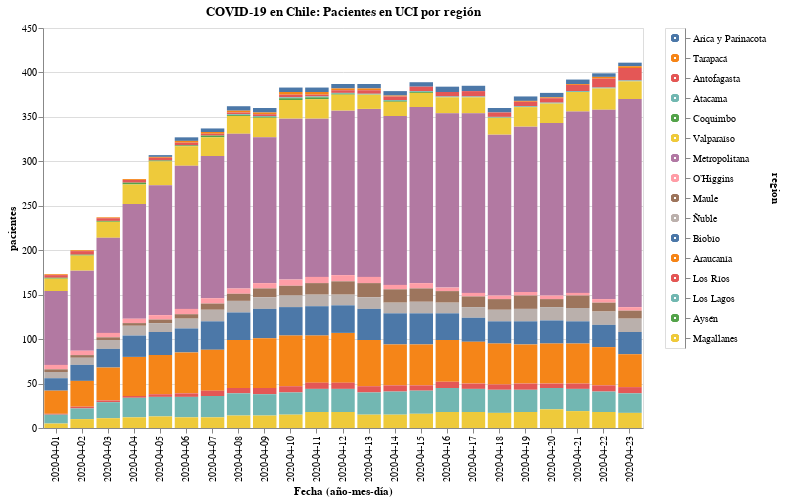

Notebook source saved alongside this figure:
### Code cell
#hide_input
selection = alt.selection_multi(fields=['region'], on='mouseover')

color = alt.condition(selection,
                      alt.Color('region:N', sort=regiones, legend=None),
                      alt.value('lightgray'))

bars = alt.Chart(data).mark_bar().encode(
    x=alt.X('date:O', axis=alt.Axis(title='Fecha (año-mes-día)')),
    y=alt.Y('pacientes'),
    color=color,
    tooltip='pacientes',
    order=alt.Order(
    # Sort the segments of the bars by this field
    'codigo region',
    sort='descending'
    )
    ).properties(
    title='COVID-19 en Chile: Pacientes en UCI por región'
).add_selection(selection)

legend = alt.Chart(new_data).mark_point().encode(
    y=alt.Y('region:N', axis=alt.Axis(orient='right'), sort=regiones),
    color=color
).add_selection(
    selection
)

bars.properties(width=600, height=400) | legend

### Figure 1 — Vega-Lite specification as saved in the notebook (floating-point values rounded to 4 significant figures; data arrays with more than 128 entries replaced by an {"elided": "..."} marker saying what was removed)
{"config": {"view": {"continuousWidth": 400, "continuousHeight": 300}}, "hconcat": [{"data": {"name": "data-0c9a4b6bef6eed2d3cefe4051341d15e"}, "mark": "bar", "encoding": {"color": {"condition": {"type": "nominal", "field": "region", "legend": null, "sort": ["Arica y Parinacota", "Tarapacá", "Antofagasta", "Atacama", "Coquimbo", "Valparaíso", "Metropolitana", "O’Higgins", "Maule", "Ñuble", "Biobío", "Araucanía", "Los Ríos", "Los Lagos", "Aysén", "Magallanes"], "selection": "selector004"}, "value": "lightgray"}, "order": {"type": "quantitative", "field": "codigo region", "sort": "descending"}, "tooltip": {"type": "quantitative", "field": "pacientes"}, "x": {"type": "ordinal", "axis": {"title": "Fecha (año-mes-día)"}, "field": "date"}, "y": {"type": "quantitative", "field": "pacientes"}}, "height": 400, "selection": {"selector004": {"type": "multi", "fields": ["region"], "on": "mouseover"}}, "title": "COVID-19 en Chile: Pacientes en UCI por región", "width": 600}, {"data": {"name": "data-8dabc2e2db696afabf5c2a639a211538"}, "mark": "point", "encoding": {"color": {"condition": {"type": "nominal", "field": "region", "legend": null, "sort": ["Arica y Parinacota", "Tarapacá", "Antofagasta", "Atacama", "Coquimbo", "Valparaíso", "Metropolitana", "O’Higgins", "Maule", "Ñuble", "Biobío", "Araucanía", "Los Ríos", "Los Lagos", "Aysén", "Magallanes"], "selection": "selector004"}, "value": "lightgray"}, "y": {"type": "nominal", "axis": {"orient": "right"}, "field": "region", "sort": ["Arica y Parinacota", "Tarapacá", "Antofagasta", "Atacama", "Coquimbo", "Valparaíso", "Metropolitana", "O’Higgins", "Maule", "Ñuble", "Biobío", "Araucanía", "Los Ríos", "Los Lagos", "Aysén", "Magallanes"]}}, "selection": {"selector004": {"type": "multi", "fields": ["region"], "on": "mouseover"}}}], "$schema": "https://vega.github.io/schema/vega-lite/v4.8.1.json", "datasets": {"data-0c9a4b6bef6eed2d3cefe4051341d15e": {"elided": "368 records"}, "data-8dabc2e2db696afabf5c2a639a211538": {"elided": "496 records"}}}
